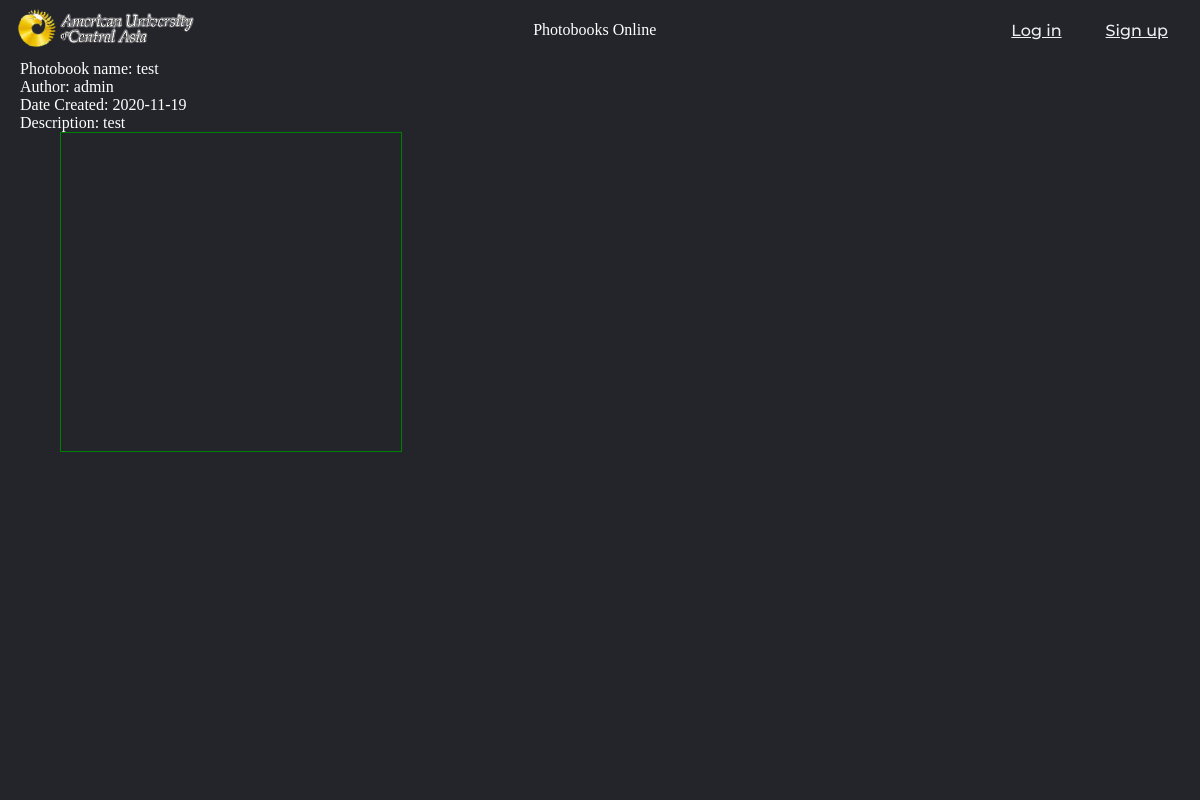
The app's page /view_book/1 with its own data.
### db.py (models this page shows)
class Photobook(db.Model):
    photobookId = db.Column(db.Integer, primary_key=True, autoincrement=True)
    photobookName = db.Column(db.String(20), nullable=False)
    description = db.Column(db.String(100), nullable=True)
    ownerId = db.Column(db.Integer, nullable=False)
    isPrivate = db.Column(db.Boolean, default=False)
    dateCreated = db.Column(db.Date, default=datetime.datetime.utcnow())
    isDeleted = db.Column(db.Boolean, default=False)
    def __repr__(self):
        return f'Photobook {self.photobookName}'

class User(db.Model):
    userId = db.Column(db.Integer, primary_key=True, autoincrement=True)
    username = db.Column(db.String(30), nullable=False)
    password = db.Column(db.String(30), nullable=False)
    def __repr__(self):
        return f'User {self.username}'

class Photo(db.Model):
    photoId = db.Column(db.Integer, primary_key=True, autoincrement=True)
    photoName = db.Column(db.String(1000), nullable=False)
    photobookId = db.Column(db.Integer, nullable=False)
    def __repr__(self):
        return f'Photo {self.photoName}'

### app.py (the view)
@app.route('/view_book/<int:id>')
def view_book(id):
    photos = Photo.query.filter_by(photobookId=id).limit(cards_per_page).all()
    photobook = Photobook.query.filter_by(photobookId=id).first()
    author = User.query.filter_by(userId=photobook.ownerId).first()
    print(photos, photobook, author)
    return render_template('view_book.html', photos=photos, photobook=photobook, author=author)

### templates/view_book.html (shortened to what this page needs)
{% extends 'template.html' %}
{% block body %}
<div style="margin-left: 20px;" align="left">
    <span style="color:white;">
        Photobook name: {{ photobook.photobookName }}<br>
        Author: {{ author.username }}<br>
        Date Created: {{ photobook.dateCreated }}<br>
        Description: {{ photobook.description }}<br>
    </span>
</div>
<div class="cards">
    {% for photo in photos %}
    <a href="{{ url_for('view_photo', id=photo.photoId) }}"><div class="square" style="background-image:url({{url_for('static', filename='img/' + photo.photoName)}});background-size: 100% 100%;background-repeat: no-repeat" ></div></a>
    {% endfor %}
</div>
{% endblock %}

### static/styles/styles.css (style rules this page uses)
* { box-sizing: border-box; margin: 0; padding: 0; background-color: #24252A; }
li, a { font-family: "Montserrat", sans-serif; font-weight: 500; font-size: 16px; color: #ecf0f1 }
.square { height: 100%; width: 100%; border: 1px solid green; }
.cards { display:grid; grid-template-columns: repeat(3, 30%); grid-template-rows: repeat(2, 40vh); gap: 10px 10px; margin-left: 5%; }

### records on screen
Photobook: photobookName "test", dateCreated "2020-11-19", description "test"
User: username "admin"
